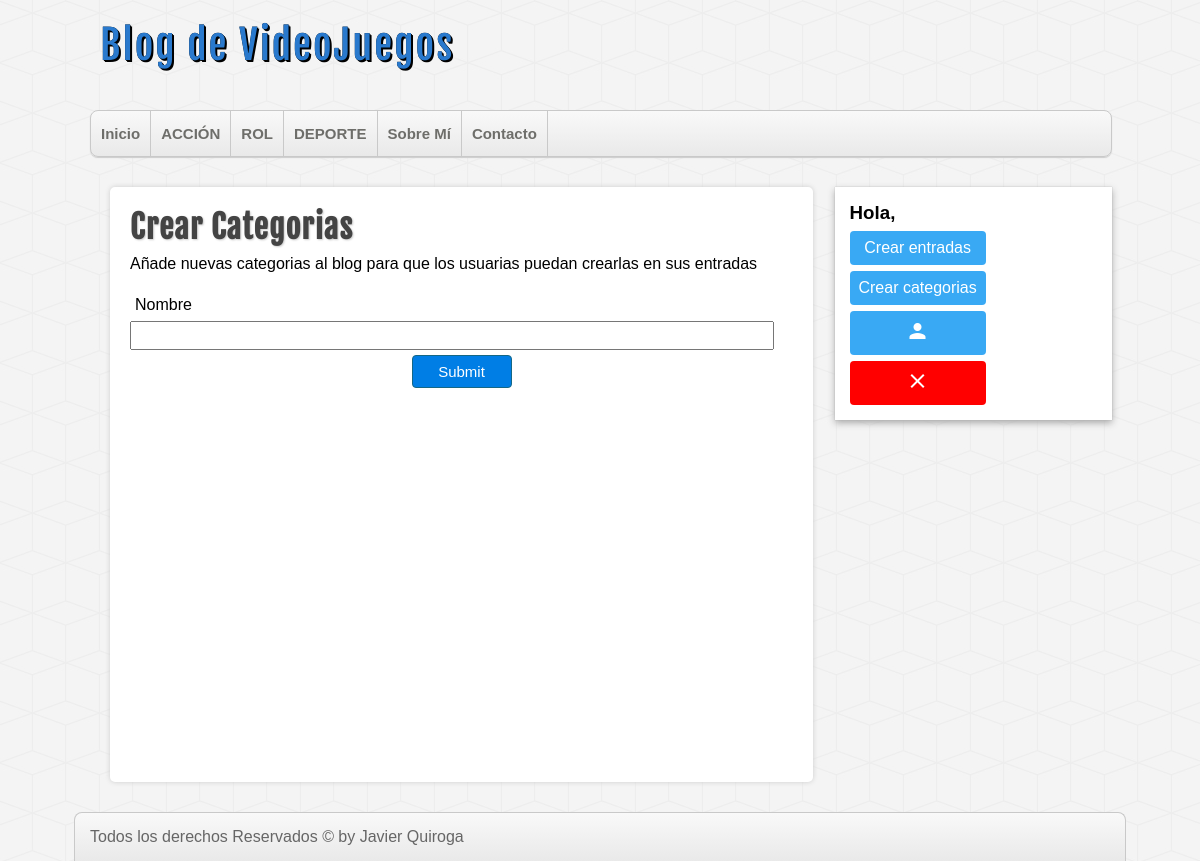
Screenshot of /25.proyecto_php/crear_categoria.php (signed in) with the database file from the repository.
### tables this page shows
CREATE TABLE categorias(
id      INT(255) AUTO_INCREMENT NOT NULL,
nombre  VARCHAR(100),
CONSTRAINT pk_categorias PRIMARY KEY(id)

);

### 25.proyecto_php/includes/helpers.php (called while the page is built, shortened)
<?php
function conseguirCategorias()
{   global $con;
    $sql = "SELECT * FROM categorias ORDER BY id ASC;";
    $categorias =  mysqli_query($con, $sql);
    $result = array();
    if ($categorias && mysqli_num_rows($categorias) >= 1) {
        $result = $categorias;
    }
    return $result;
}

### 25.proyecto_php/includes/cabecera.php (the view, shortened to what this page needs)
<?php require_once 'conexion.php'?>
<?php require_once 'helpers.php'; ?>
<!DOCTYPE html>
<html lang="en">
<head>
    <link rel="stylesheet" href="./assets/css/style.css">
</head>
<body>
    <header id="cabecera">
        <div id="logo">
            <a href="./">
                Blog de VideoJuegos
            </a>
        </div>
        <nav id="menu">
            <ul>
                <li><a href="./">Inicio</a></li>
                <?php $categorias = conseguirCategorias();  ?>
                <?php while($categoria = mysqli_fetch_assoc($categorias)) :?>
                <li><a href="categoria.php?id=<?php echo $categoria['id']?>"><?php echo $categoria['nombre']?></a></li>
                <?php endwhile;?>
                <li><a href="http://">Sobre Mí</a></li>
                <li><a href="http://">Contacto</a></li>
            </ul>
        </nav>
    </header>
    <div id="contenedor">

### 25.proyecto_php/assets/css/style.css (style rules this page uses)
* { padding:0; margin:0; font-family: sans-serif, Helvetica, Arial; text-decoration: none; }
body { background: url(../img/cubes.png) #f4f4f4; }
#cabecera { width: 85%; height: auto; background: transparent; margin: 0px auto; }
#logo { float: left; width: 540px; height: 110px; }
#logo a { font-family: "fajala", Arial, Helvetica, sans-serif; font-size: 40px; letter-spacing: 2px; color:#2979cd; text-shadow: 0px 0px 0px black, 1px 1px 0px black, 2px 2px 0px black; -moz-transform: all 500ms; transition: all 500ms; line-height: 90px; margin-left: 10px; }
#menu { clear:both; width: 100%; height: 45px; background: linear-gradient(to bottom, #f9f9f9 0px, #e9e9e9 100%); border: 1px solid #c9c9c9; border-radius: 8px; box-shadow: 0px 1px 1px #ccc; overflow: hidden; }
#menu ul { list-style: none; }
#menu ul li { float:left; line-height: 45px; border-right: 1px solid #c9c9c9; }
#menu ul li a { display: block; padding-left: 10px; padding-right: 10px; font-size: 15px; color: #6e6e6a; font-weight: bold; }
#contenedor { width: 85%; height: auto; min-height: auto; margin: 0px auto; margin-top: 30px; margin-bottom: 30px; }

### rows the page displays
categorias: nombre "ACCIÓN"
categorias: nombre "ROL"
categorias: nombre "DEPORTE"
